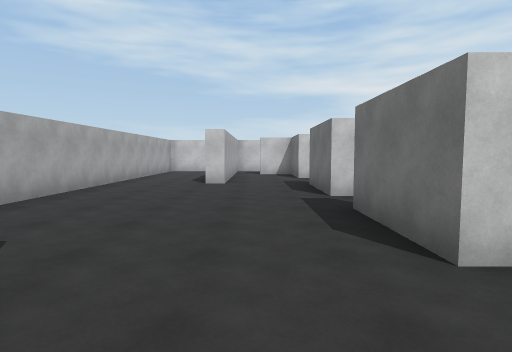
View 1 (above)

21 first-person views from a walk through a scene from a Unity 3-D project. The camera is 1.5 m above the floor, tilts 4° down and sees 80° across. The floor is counted in squares, 2 m on a side. Each view is taken from the middle of a square. On the plan, view 1 faces up. The plan holds only what a view shows up to about 10 squares ahead; the rest is blank.

View 2
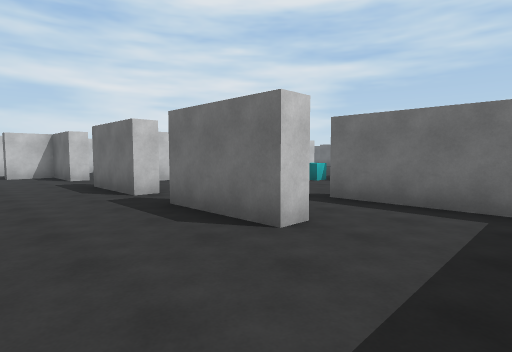

View 3
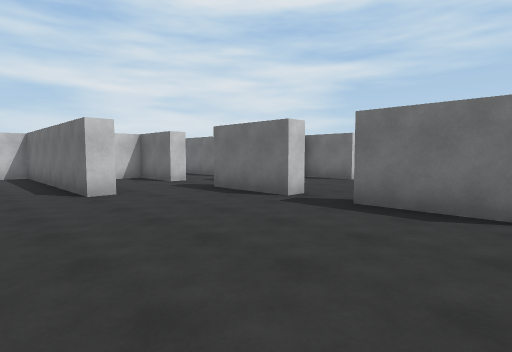

View 4
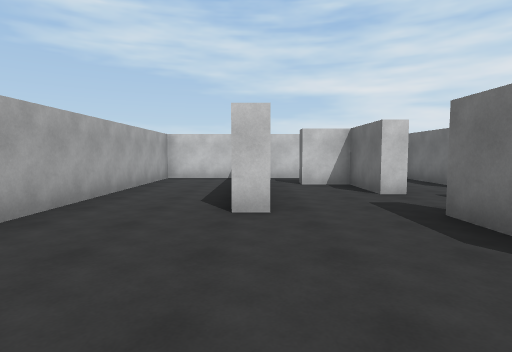

View 5
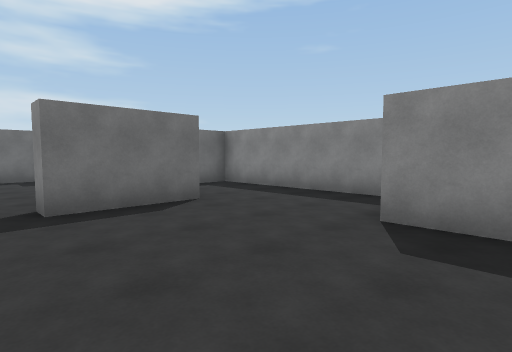

View 6
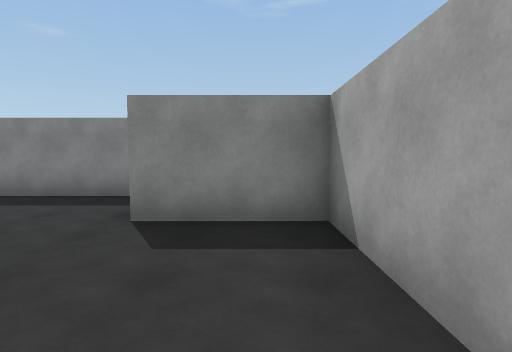

View 7
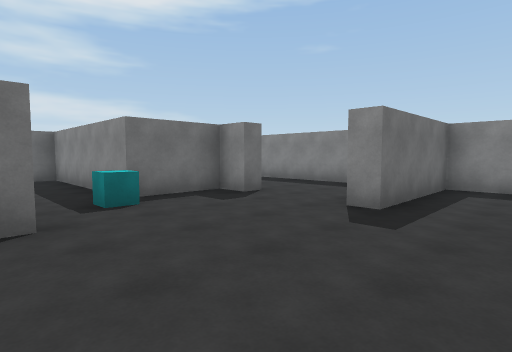

View 8
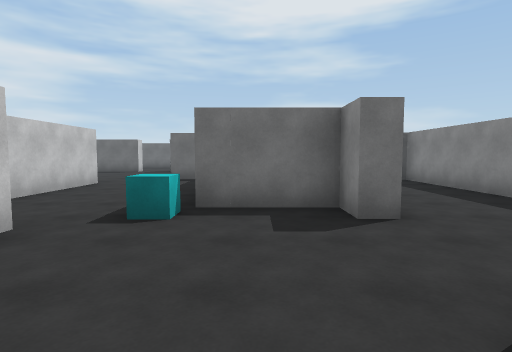

View 9
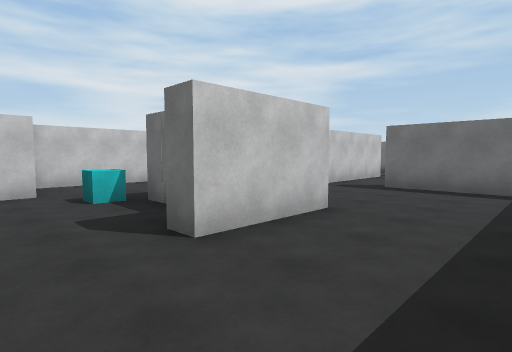

View 10
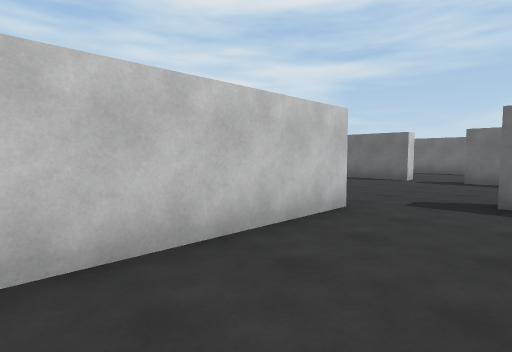

View 11
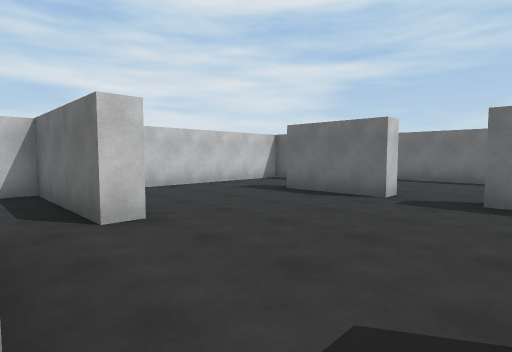

View 12
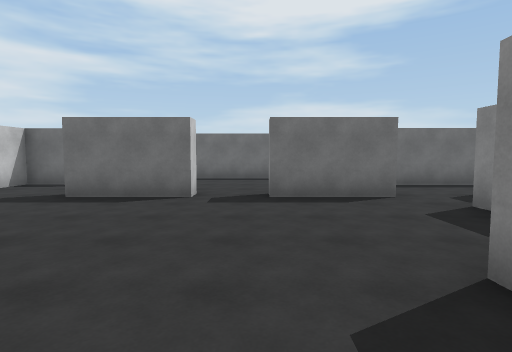

View 13
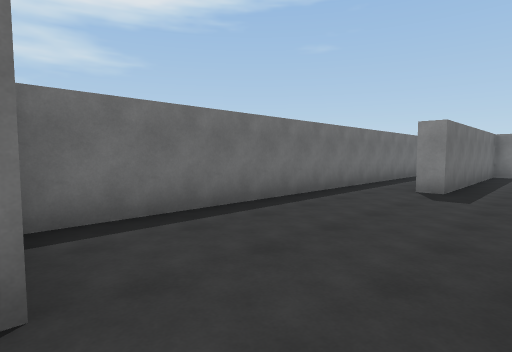

View 14
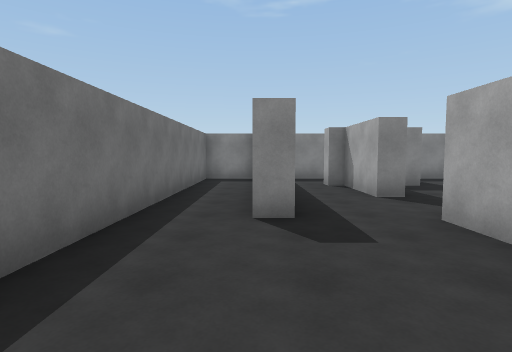

View 15
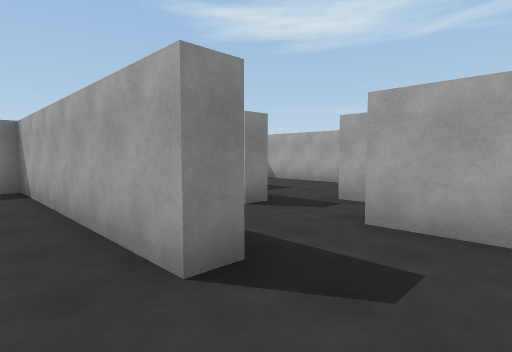

View 16
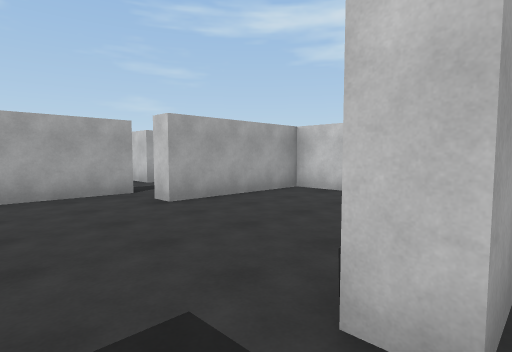

View 17
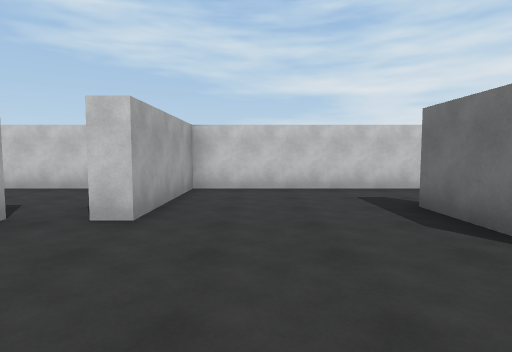

View 18
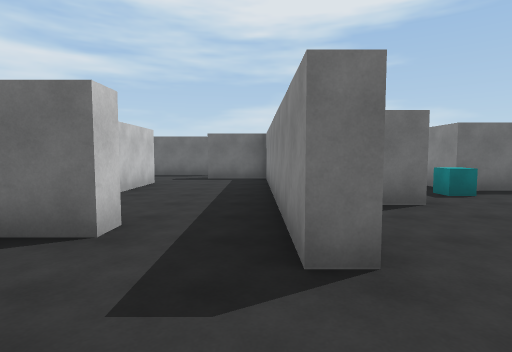

View 19
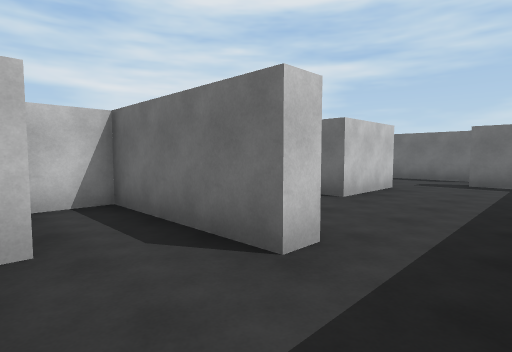

View 20
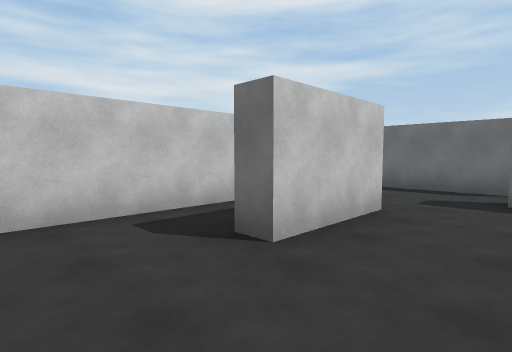

View 21
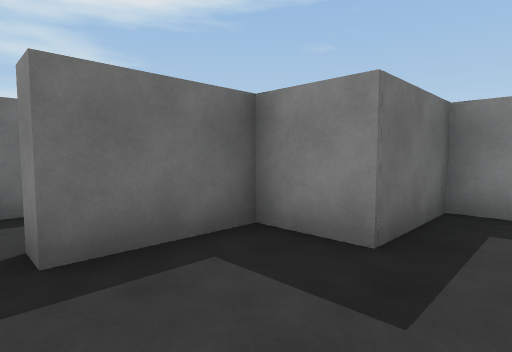

### Floor plan
Points are (right, up) in squares from view 1. A wall is a line through its corners. A room is listed if a view was taken in it or the views show most of it. See-through windows are left out.
Room 1 (views 1, 2, 3, 4, 5, 6)
walls: (1.4, 5.5) (1.4, 7.9); (-0.8, 7.9) (-1.3, 7.9) (-1.3, 13.8) (-3.8, 13.8) (-3.8, 1.6) (-1.5, 1.6); (1.9, 2) (1.4, 2) (1.4, 4.2); (-0.7, -0.5) (3.7, -0.5) (3.7, 2.8)
ways out: opening at (1, 5) to room 2; opening at (3, 2) to room 2; opening at (0, 8) to room 6
Room 2 (views 7, 8)
walls: (1.9, 5.5) (1.4, 5.5); (3.7, 2.8) (4.3, 2.8); (6.1, 6.4) (5.5, 6.4) (5.5, 7.6); (1.4, 4.2) (1.9, 4.2); (3.6, 8.2) (3, 8.2); (6.5, 2.3) (6.5, 2.8); (7.3, 2.8) (7.3, 4.9)
ways out: opening at (1, 5) to room 1; opening at (3, 2) to room 1; opening at (5.5, 2.5) to room 3; opening at (7, 5.5) to room 4; opening at (2, 9) to room 7
Room 3 (view 9)
walls: (8.9, 2.3) (6.5, 2.3); (6, -0.5) (12.1, -0.5) (12.1, 2.9)
ways out: opening at (5.5, 2.5) to room 2; opening at (12, 3.5) to room 9
Room 4 (views 10, 11, 12, 17)
walls: (11.1, 8.2) (6.2, 8.2); (11.1, 10.6) (11.1, 8.5); (16.4, 9.1) (16.4, 11.5); (15, 4.9) (15.4, 4.9); (16.4, 5.5) (16.4, 7.9); (7.3, 4.9) (12.3, 4.9) (12.3, 6.6); (16.5, 13.8) (12.6, 13.8) (12.6, 10.4) (12.1, 10.4)
ways out: opening at (7, 5.5) to room 2; opening at (16, 8.5) to room 5; opening at (16, 12.5) to room 5
objects: cyan cube (7, 5)
Room 5 (views 13, 14, 15, 16)
walls: (16.9, 6.7) (16.9, 5.5); (16.9, 9.9) (16.9, 9.1) (16.4, 9.1); (15.4, 4.9) (15.4, 4.2); (16.4, 3.6) (16.9, 3.6) (16.9, 1.6) (17.2, 1.6); (18.5, 1.5) (18.5, 5.4) (19, 5.4) (19, -0.5) (20.6, -0.5) (20.6, 11.6); (18.5, 12.7) (18.5, 13.8) (16.5, 13.8)
ways out: opening at (16, 8.5) to room 4; opening at (16, 12.5) to room 4; opening at (15.5, 4) to room 9; opening at (18, 2) to room 11
Room 6 (view 18)
walls: (-0.8, 9.7) (-0.8, 7.9); (1.4, 9.8) (1.4, 11.7) (0.2, 11.7) (0.2, 12.3); (0.5, 13.8) (-0.6, 13.8)
ways out: opening at (0, 8) to room 1; opening at (1, 8.5) to room 7
Room 7 (view 19)
walls: (4.3, 10.4) (3.7, 10.4) (3.7, 13.8) (2.6, 13.8); (1.9, 9.8) (1.4, 9.8); (3, 8.2) (3, 8.7) (4.5, 8.7)
ways out: opening at (2, 9) to room 2; opening at (1, 8.5) to room 6; opening at (4, 10) to room 8
Room 8 (view 20)
walls: (9.3, 11.7) (6.9, 11.7); (12.1, 10.4) (12.1, 11.6); (4.5, 8.7) (10.6, 8.7) (10.6, 10.6)
ways out: opening at (4, 10) to room 7; opening at (5.5, 12) to room 10; opening at (10.5, 12) to room 10
Room 9 (view 21)
walls: (12.6, 2.9) (12.6, 0.3); (13.1, -0.5) (15, -0.5) (15, 1.6) (16.4, 1.6) (16.4, 3.6); (14.9, 4.4) (12, 4.4)
ways out: opening at (12, 3.5) to room 3; opening at (15.5, 4) to room 5
Room 10 (no view inside)
walls: (6.9, 11.7) (6.9, 12.3); (12.1, 11.6) (12.1, 13.8) (5.3, 13.8)
ways out: opening at (5.5, 12) to room 8; opening at (10.5, 12) to room 8
Room 11 (no view inside)
walls: (17.2, 1.6) (17.2, 1.1); (16.9, -0.5) (18.5, -0.5) (18.5, 1.5)
ways out: opening at (18, 2) to room 5

Positions as (right, up) in squares from view 1, and headings:
1: (0, 0), facing up
2: (-1, 0), facing up-right
3: (-3, 2), facing up-right
4: (-1, 4), facing up
5: (-3, 5), facing down-right
6: (-3, 5), facing down
7: (2, 7), facing down-right
8: (3, 4), facing right
9: (5, 0), facing up-right
10: (7, 6), facing up-right
11: (11, 7), facing up-right
12: (11, 8), facing right
13: (17, 12), facing down-right
14: (19, 9), facing down
15: (20, 7), facing down-left
16: (17, 8), facing up-left
17: (14, 7), facing up
18: (1, 9), facing right
19: (2, 9), facing up-right
20: (5, 10), facing up-right
21: (14, 4), facing down-right
